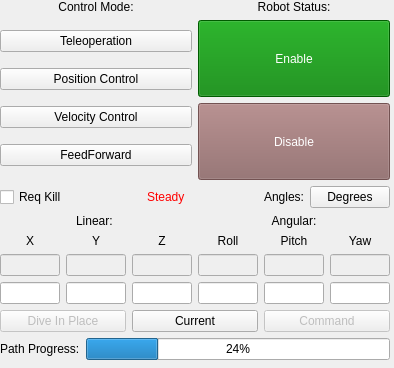
<?xml version="1.0" encoding="UTF-8"?>
<ui version="4.0">
 <class>ControlPanel</class>
 <widget class="QWidget" name="ControlPanel">
  <property name="enabled">
   <bool>true</bool>
  </property>
  <property name="geometry">
   <rect>
    <x>0</x>
    <y>0</y>
    <width>394</width>
    <height>368</height>
   </rect>
  </property>
  <property name="windowTitle">
   <string>Form</string>
  </property>
  <widget class="QWidget" name="verticalLayoutWidget_4">
   <property name="geometry">
    <rect>
     <x>0</x>
     <y>0</y>
     <width>390</width>
     <height>360</height>
    </rect>
   </property>
   <layout class="QVBoxLayout" name="layout">
    <item>
     <layout class="QGridLayout" name="control">
      <item row="1" column="0">
       <layout class="QVBoxLayout" name="verticalLayout_2">
        <item>
         <widget class="QPushButton" name="ctrlModeTele">
          <property name="styleSheet">
           <string notr="true">QPushButton:!enabled{background-color: #A3C1DA; font-weight: bold; color: black; border-color: black;}</string>
          </property>
          <property name="text">
           <string>Teleoperation</string>
          </property>
         </widget>
        </item>
        <item>
         <widget class="QPushButton" name="ctrlModePos">
          <property name="enabled">
           <bool>true</bool>
          </property>
          <property name="styleSheet">
           <string notr="true">QPushButton:!enabled{background-color: #A3C1DA; font-weight: bold; color: black; border-color: black;}</string>
          </property>
          <property name="text">
           <string>Position Control</string>
          </property>
         </widget>
        </item>
        <item>
         <widget class="QPushButton" name="ctrlModeVel">
          <property name="styleSheet">
           <string notr="true">QPushButton:!enabled{background-color: #A3C1DA; font-weight: bold; color: black; border-color: black;}</string>
          </property>
          <property name="text">
           <string>Velocity Control</string>
          </property>
         </widget>
        </item>
        <item>
         <widget class="QPushButton" name="ctrlModeFFD">
          <property name="enabled">
           <bool>true</bool>
          </property>
          <property name="styleSheet">
           <string notr="true">QPushButton:!enabled{background-color: #A3C1DA; font-weight: bold; color: black; border-color: black;}</string>
          </property>
          <property name="text">
           <string>FeedForward</string>
          </property>
         </widget>
        </item>
       </layout>
      </item>
      <item row="1" column="1">
       <layout class="QVBoxLayout" name="verticalLayout">
        <item>
         <widget class="QPushButton" name="ctrlEnable">
          <property name="enabled">
           <bool>true</bool>
          </property>
          <property name="sizePolicy">
           <sizepolicy hsizetype="Minimum" vsizetype="Expanding">
            <horstretch>0</horstretch>
            <verstretch>0</verstretch>
           </sizepolicy>
          </property>
          <property name="styleSheet">
           <string notr="true">QPushButton {color: white; background: green;}
QPushButton:!enabled{color: white; background: rgb(100, 130, 110);}</string>
          </property>
          <property name="text">
           <string>Enable</string>
          </property>
         </widget>
        </item>
        <item>
         <widget class="QPushButton" name="ctrlDisable">
          <property name="enabled">
           <bool>false</bool>
          </property>
          <property name="sizePolicy">
           <sizepolicy hsizetype="Minimum" vsizetype="Expanding">
            <horstretch>0</horstretch>
            <verstretch>0</verstretch>
           </sizepolicy>
          </property>
          <property name="styleSheet">
           <string notr="true">QPushButton {color: white; background:red;}

QPushButton:!enabled{color:white; background: rgb(140, 100, 100)}</string>
          </property>
          <property name="text">
           <string>Disable</string>
          </property>
         </widget>
        </item>
       </layout>
      </item>
      <item row="0" column="0">
       <widget class="QLabel" name="label">
        <property name="text">
         <string>Control Mode:</string>
        </property>
        <property name="alignment">
         <set>Qt::AlignCenter</set>
        </property>
       </widget>
      </item>
      <item row="0" column="1">
       <widget class="QLabel" name="label_2">
        <property name="text">
         <string>Robot Status:</string>
        </property>
        <property name="alignment">
         <set>Qt::AlignCenter</set>
        </property>
       </widget>
      </item>
     </layout>
    </item>
    <item>
     <layout class="QHBoxLayout" name="horizontalLayout_3">
      <item>
       <widget class="QCheckBox" name="ctrlRequireKill">
        <property name="text">
         <string>Req Kill</string>
        </property>
       </widget>
      </item>
      <item>
       <spacer name="horizontalSpacer">
        <property name="orientation">
         <enum>Qt::Horizontal</enum>
        </property>
        <property name="sizeHint" stdset="0">
         <size>
          <width>40</width>
          <height>20</height>
         </size>
        </property>
       </spacer>
      </item>
      <item>
       <widget class="QLabel" name="cmdSteady">
        <property name="enabled">
         <bool>false</bool>
        </property>
        <property name="styleSheet">
         <string notr="true">QLabel {color: green;}
QLabel:!enabled{color: red;}</string>
        </property>
        <property name="text">
         <string>Steady</string>
        </property>
       </widget>
      </item>
      <item>
       <spacer name="horizontalSpacer_2">
        <property name="orientation">
         <enum>Qt::Horizontal</enum>
        </property>
        <property name="sizeHint" stdset="0">
         <size>
          <width>40</width>
          <height>20</height>
         </size>
        </property>
       </spacer>
      </item>
      <item>
       <widget class="QLabel" name="label_3">
        <property name="text">
         <string>Angles:</string>
        </property>
       </widget>
      </item>
      <item>
       <widget class="QPushButton" name="ctrlDegOrRad">
        <property name="text">
         <string>Degrees</string>
        </property>
       </widget>
      </item>
     </layout>
    </item>
    <item>
     <layout class="QVBoxLayout" name="command">
      <item>
       <layout class="QHBoxLayout" name="horizontalLayout">
        <item>
         <widget class="QLabel" name="label_6">
          <property name="text">
           <string>Linear: </string>
          </property>
          <property name="alignment">
           <set>Qt::AlignBottom|Qt::AlignHCenter</set>
          </property>
         </widget>
        </item>
        <item>
         <widget class="QLabel" name="label_7">
          <property name="text">
           <string>Angular:</string>
          </property>
          <property name="alignment">
           <set>Qt::AlignBottom|Qt::AlignHCenter</set>
          </property>
         </widget>
        </item>
       </layout>
      </item>
      <item>
       <layout class="QGridLayout" name="gridLayout_2">
        <item row="0" column="0">
         <widget class="QLabel" name="label_14">
          <property name="text">
           <string>X</string>
          </property>
          <property name="alignment">
           <set>Qt::AlignCenter</set>
          </property>
         </widget>
        </item>
        <item row="0" column="2">
         <widget class="QLabel" name="label_16">
          <property name="text">
           <string>Z</string>
          </property>
          <property name="alignment">
           <set>Qt::AlignCenter</set>
          </property>
         </widget>
        </item>
        <item row="0" column="4">
         <widget class="QLabel" name="label_18">
          <property name="text">
           <string>Pitch</string>
          </property>
          <property name="alignment">
           <set>Qt::AlignCenter</set>
          </property>
         </widget>
        </item>
        <item row="1" column="2">
         <widget class="QLineEdit" name="cmdCurrZ">
          <property name="enabled">
           <bool>false</bool>
          </property>
          <property name="styleSheet">
           <string notr="true">QLineEdit:!enabled{color: black;};</string>
          </property>
          <property name="text">
           <string/>
          </property>
         </widget>
        </item>
        <item row="1" column="5">
         <widget class="QLineEdit" name="cmdCurrYaw">
          <property name="enabled">
           <bool>false</bool>
          </property>
          <property name="styleSheet">
           <string notr="true">QLineEdit:!enabled{color: black;};</string>
          </property>
          <property name="text">
           <string/>
          </property>
         </widget>
        </item>
        <item row="1" column="0">
         <widget class="QLineEdit" name="cmdCurrX">
          <property name="enabled">
           <bool>false</bool>
          </property>
          <property name="styleSheet">
           <string notr="true">QLineEdit:!enabled{color: black;};</string>
          </property>
          <property name="text">
           <string/>
          </property>
         </widget>
        </item>
        <item row="1" column="3">
         <widget class="QLineEdit" name="cmdCurrR">
          <property name="enabled">
           <bool>false</bool>
          </property>
          <property name="styleSheet">
           <string notr="true">QLineEdit:!enabled{color: black;};</string>
          </property>
          <property name="text">
           <string/>
          </property>
         </widget>
        </item>
        <item row="1" column="1">
         <widget class="QLineEdit" name="cmdCurrY">
          <property name="enabled">
           <bool>false</bool>
          </property>
          <property name="styleSheet">
           <string notr="true">QLineEdit:!enabled{color: black;};</string>
          </property>
          <property name="text">
           <string/>
          </property>
         </widget>
        </item>
        <item row="0" column="1">
         <widget class="QLabel" name="label_15">
          <property name="text">
           <string>Y</string>
          </property>
          <property name="alignment">
           <set>Qt::AlignCenter</set>
          </property>
         </widget>
        </item>
        <item row="0" column="5">
         <widget class="QLabel" name="label_19">
          <property name="text">
           <string>Yaw</string>
          </property>
          <property name="alignment">
           <set>Qt::AlignCenter</set>
          </property>
         </widget>
        </item>
        <item row="1" column="4">
         <widget class="QLineEdit" name="cmdCurrP">
          <property name="enabled">
           <bool>false</bool>
          </property>
          <property name="styleSheet">
           <string notr="true">QLineEdit:!enabled{color: black;};</string>
          </property>
          <property name="text">
           <string/>
          </property>
         </widget>
        </item>
        <item row="0" column="3">
         <widget class="QLabel" name="label_17">
          <property name="text">
           <string>Roll</string>
          </property>
          <property name="alignment">
           <set>Qt::AlignCenter</set>
          </property>
         </widget>
        </item>
        <item row="2" column="0">
         <widget class="QLineEdit" name="cmdReqX"/>
        </item>
        <item row="2" column="1">
         <widget class="QLineEdit" name="cmdReqY"/>
        </item>
        <item row="2" column="2">
         <widget class="QLineEdit" name="cmdReqZ"/>
        </item>
        <item row="2" column="3">
         <widget class="QLineEdit" name="cmdReqR"/>
        </item>
        <item row="2" column="4">
         <widget class="QLineEdit" name="cmdReqP"/>
        </item>
        <item row="2" column="5">
         <widget class="QLineEdit" name="cmdReqYaw"/>
        </item>
       </layout>
      </item>
      <item>
       <layout class="QHBoxLayout" name="horizontalLayout_2">
        <item>
         <widget class="QPushButton" name="ctrlDiveInPlace">
          <property name="enabled">
           <bool>false</bool>
          </property>
          <property name="text">
           <string>Dive In Place</string>
          </property>
         </widget>
        </item>
        <item>
         <widget class="QPushButton" name="ctrlFwdCurrent">
          <property name="enabled">
           <bool>true</bool>
          </property>
          <property name="text">
           <string>Current</string>
          </property>
         </widget>
        </item>
        <item>
         <widget class="QPushButton" name="CtrlSendCmd">
          <property name="enabled">
           <bool>false</bool>
          </property>
          <property name="styleSheet">
           <string notr="true"/>
          </property>
          <property name="text">
           <string>Command</string>
          </property>
         </widget>
        </item>
       </layout>
      </item>
     </layout>
    </item>
    <item>
     <layout class="QHBoxLayout" name="horizontalLayout_4">
      <item>
       <widget class="QLabel" name="label_4">
        <property name="text">
         <string>Path Progress:</string>
        </property>
       </widget>
      </item>
      <item>
       <widget class="QProgressBar" name="pathProgressBar">
        <property name="value">
         <number>24</number>
        </property>
       </widget>
      </item>
     </layout>
    </item>
   </layout>
  </widget>
 </widget>
 <resources/>
 <connections/>
</ui>
